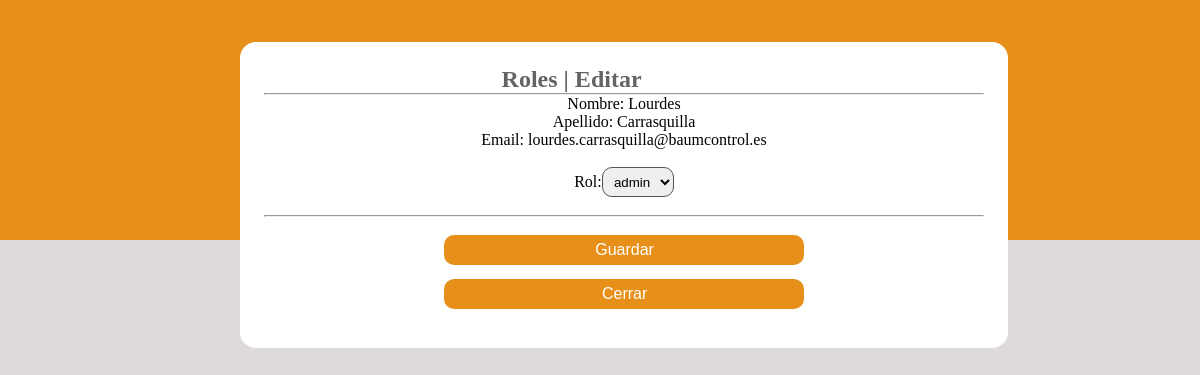
The page /roles/roles_edit.php?id_rol=2 on the database its author committed.
### tables this page shows
CREATE TABLE `users` (
  `id` bigint unsigned NOT NULL AUTO_INCREMENT,
  `name` varchar(255) NOT NULL,
  `last_name` varchar(255) DEFAULT NULL,
  `email` varchar(255) NOT NULL,
  `type` enum('ACTIVADA','NO ACTIVADA') NOT NULL DEFAULT 'ACTIVADA',
  `email_verified_at` timestamp NULL DEFAULT NULL,
  `password` varchar(255) DEFAULT NULL,
  `two_factor_secret` text,
  `two_factor_recovery_codes` text,
  `two_factor_confirmed_at` timestamp NULL DEFAULT NULL,
  `remember_token` varchar(100) DEFAULT NULL,
  `current_team_id` bigint unsigned DEFAULT NULL,
  `profile_photo_path` varchar(2048) DEFAULT NULL,
  `created_at` timestamp NULL DEFAULT NULL,
  `updated_at` timestamp NULL DEFAULT NULL,
  `deleted_at` timestamp NULL DEFAULT NULL,
  `hour_extra` int DEFAULT NULL,
  `schedule_id` bigint unsigned DEFAULT NULL,
  `rol_id` bigint unsigned DEFAULT NULL,
  `password2` varchar(250) DEFAULT NULL,
  PRIMARY KEY (`id`),
  UNIQUE KEY `users_email_unique` (`email`),
  KEY `schedule_id` (`schedule_id`),
  KEY `fk_rol_id` (`rol_id`),
  CONSTRAINT `fk_rol_id` FOREIGN KEY (`rol_id`) REFERENCES `roles` (`id`),
  CONSTRAINT `users_ibfk_1` FOREIGN KEY (`schedule_id`) REFERENCES `schedules` (`id`),
  CONSTRAINT `users_ibfk_2` FOREIGN KEY (`schedule_id`) REFERENCES `schedules` (`id`)
);

CREATE TABLE `roles` (
  `id` bigint unsigned NOT NULL AUTO_INCREMENT,
  `name` varchar(255) NOT NULL,
  `guard_name` varchar(255) NOT NULL,
  `created_at` timestamp NULL DEFAULT NULL,
  `updated_at` timestamp NULL DEFAULT NULL,
  PRIMARY KEY (`id`),
  UNIQUE KEY `roles_name_guard_name_unique` (`name`,`guard_name`)
);

### roles/roles_edit.php (the view, shortened to what this page needs)
<?php
include("../include/bbddconexion.php");
$id_rol = $_REQUEST['id_rol'];
    if (!$conn) {
        die("Conexion fallida:" . mysqli_connect_error());
    }
    else{
        $query = "select users.id, users.name as 'user', users.last_name, users.email, roles.name from users, roles where users.rol_id=roles.id and users.id=$id_rol";
        $consulta = mysqli_query($conn, $query) or die("Fallo en la consulta");
        $resultado = mysqli_fetch_array($consulta);
        if($consulta){
        include("../template/formularios.php");
            print '
            <span> Roles | Editar </span>
        <form action="roles_edit_save.php" method="GET">
            <hr>
            Nombre:  '  . $resultado['user'] . ' <br>
            Apellido: ' . $resultado['last_name'] . ' <br>
            Email: ' . $resultado['email'] . ' <br><br>
            Rol:<select name="rol">
                <option> ' . $resultado['name'] . ' </option>
                <option>root</option>
                <option>admin</option>
                <option>user</option>
                <option>gestion</option>
            </select><br>
            <input type="hidden" name="id_rol" value="' . $resultado['id']  . '">
            <br><hr><br>
            <input type="submit" name="save" class="boton" value="Guardar">
            <input type="submit" class="boton" name="close" value="Cerrar">
        </form>
    </div>
    </div>
</body>
</html>
            ';
        }
        else{
            print "error consulta";
        }
}
?>

### css/nav-bar.css (style rules this page uses)
* { margin: 0; }

### css/formularios.css (style rules this page uses)
body { background-color: #dfdada; align-items: center; justify-content: center; }
.tabla_estilo span { font-weight: 700; font-size: 18pt; color: #646464; margin-left: 33%; }
input { margin-bottom: 2%; width: 70%; height: 30px; border-radius: 10px; padding-left: 1%; }
form { text-align: center; }
.boton { margin-bottom: 2%; width: 50%; height: 30px; border-radius: 10px; border: none; background-color: #e69019; cursor: pointer; text-align: center; color: white; font-size: 100%; }
select { height: 30px; border-radius: 10px; padding-left: 1%; border-color: #535353; }

### rows shown on the page
users: name "Lourdes", last_name "Carrasquilla", email "lourdes.carrasquilla@baumcontrol.es", rol "admin"
